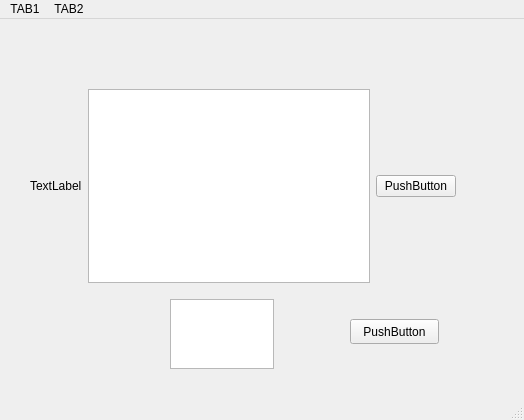
<?xml version="1.0" encoding="UTF-8"?>
<ui version="4.0">
 <class>MainWindow</class>
 <widget class="QMainWindow" name="MainWindow">
  <property name="geometry">
   <rect>
    <x>0</x>
    <y>0</y>
    <width>524</width>
    <height>420</height>
   </rect>
  </property>
  <property name="windowTitle">
   <string>MainWindow</string>
  </property>
  <widget class="QWidget" name="centralwidget">
   <widget class="QTextEdit" name="textEdit">
    <property name="geometry">
     <rect>
      <x>170</x>
      <y>280</y>
      <width>104</width>
      <height>70</height>
     </rect>
    </property>
   </widget>
   <widget class="QPushButton" name="pushButton_2">
    <property name="geometry">
     <rect>
      <x>350</x>
      <y>300</y>
      <width>89</width>
      <height>25</height>
     </rect>
    </property>
    <property name="text">
     <string>PushButton</string>
    </property>
   </widget>
   <widget class="QWidget" name="">
    <property name="geometry">
     <rect>
      <x>30</x>
      <y>70</y>
      <width>426</width>
      <height>194</height>
     </rect>
    </property>
    <layout class="QHBoxLayout" name="horizontalLayout">
     <item>
      <widget class="QLabel" name="label">
       <property name="text">
        <string>TextLabel</string>
       </property>
      </widget>
     </item>
     <item>
      <widget class="QTextBrowser" name="textBrowser"/>
     </item>
     <item>
      <widget class="QPushButton" name="pushButton">
       <property name="text">
        <string>PushButton</string>
       </property>
      </widget>
     </item>
    </layout>
   </widget>
  </widget>
  <widget class="QMenuBar" name="menubar">
   <property name="geometry">
    <rect>
     <x>0</x>
     <y>0</y>
     <width>524</width>
     <height>22</height>
    </rect>
   </property>
   <widget class="QMenu" name="menuTAB1">
    <property name="title">
     <string>TAB1</string>
    </property>
    <addaction name="separator"/>
    <addaction name="actionHELLO"/>
   </widget>
   <widget class="QMenu" name="menuTAB2">
    <property name="title">
     <string>TAB2</string>
    </property>
   </widget>
   <addaction name="menuTAB1"/>
   <addaction name="menuTAB2"/>
  </widget>
  <widget class="QStatusBar" name="statusbar"/>
  <action name="actionHELLO">
   <property name="text">
    <string>HELLO</string>
   </property>
  </action>
 </widget>
 <resources/>
 <connections/>
</ui>
